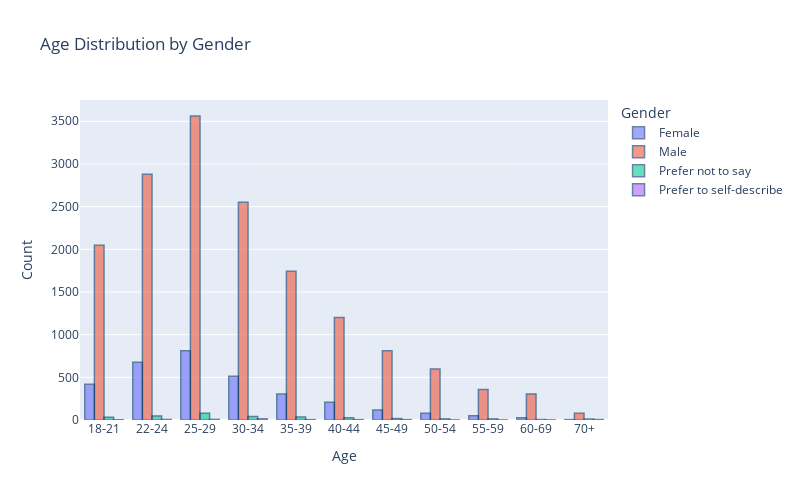

Notebook code cell kept with this figure:
### Markdown cell above
### Visualizing Age distribution of all respondents with gender

### Code cell
# age and gender:
age_gender = df.loc[:,["age", "gender"]].groupby(["age", "gender"]).size().reset_index()
age_gender.columns = ["Age", "Gender", "Count"]
fig = px.bar(age_gender, x='Age', y='Count', color="Gender", 
             barmode='group', title ="Age Distribution by Gender", 
             height=500, width=800)
fig.update_traces(marker_line_color='rgb(9,50,100)',
                  marker_line_width=1.5, opacity=0.6)
fig.show()

### Figure 1 — Plotly figure (JSON) as saved in the notebook; plotly's stock layout.template omitted (floating-point values rounded to 4 significant figures)
{"data": [{"alignmentgroup": "True", "hovertemplate": "Gender=Female<br>Age=%{x}<br>Count=%{y}<extra></extra>", "legendgroup": "Female", "marker": {"color": "#636efa", "line": {"color": "rgb(9,50,100)", "width": 1.5}}, "name": "Female", "offsetgroup": "Female", "opacity": 0.6, "orientation": "v", "showlegend": true, "textposition": "auto", "type": "bar", "x": ["18-21", "22-24", "25-29", "30-34", "35-39", "40-44", "45-49", "50-54", "55-59", "60-69", "70+"], "xaxis": "x", "y": [419, 678, 810, 513, 304, 209, 118, 80, 51, 26, 4], "yaxis": "y"}, {"alignmentgroup": "True", "hovertemplate": "Gender=Male<br>Age=%{x}<br>Count=%{y}<extra></extra>", "legendgroup": "Male", "marker": {"color": "#EF553B", "line": {"color": "rgb(9,50,100)", "width": 1.5}}, "name": "Male", "offsetgroup": "Male", "opacity": 0.6, "orientation": "v", "showlegend": true, "textposition": "auto", "type": "bar", "x": ["18-21", "22-24", "25-29", "30-34", "35-39", "40-44", "45-49", "50-54", "55-59", "60-69", "70+"], "xaxis": "x", "y": [2049, 2880, 3562, 2552, 1743, 1201, 810, 598, 357, 306, 80], "yaxis": "y"}, {"alignmentgroup": "True", "hovertemplate": "Gender=Prefer not to say<br>Age=%{x}<br>Count=%{y}<extra></extra>", "legendgroup": "Prefer not to say", "marker": {"color": "#00cc96", "line": {"color": "rgb(9,50,100)", "width": 1.5}}, "name": "Prefer not to say", "offsetgroup": "Prefer not to say", "opacity": 0.6, "orientation": "v", "showlegend": true, "textposition": "auto", "type": "bar", "x": ["18-21", "22-24", "25-29", "30-34", "35-39", "40-44", "45-49", "50-54", "55-59", "60-69", "70+"], "xaxis": "x", "y": [31, 46, 79, 42, 36, 25, 17, 13, 13, 5, 11], "yaxis": "y"}, {"alignmentgroup": "True", "hovertemplate": "Gender=Prefer to self-describe<br>Age=%{x}<br>Count=%{y}<extra></extra>", "legendgroup": "Prefer to self-describe", "marker": {"color": "#ab63fa", "line": {"color": "rgb(9,50,100)", "width": 1.5}}, "name": "Prefer to self-describe", "offsetgroup": "Prefer to self-describe", "opacity": 0.6, "orientation": "v", "showlegend": true, "textposition": "auto", "type": "bar", "x": ["18-21", "22-24", "25-29", "30-34", "35-39", "40-44", "45-49", "50-54", "55-59", "60-69", "70+"], "xaxis": "x", "y": [3, 6, 7, 13, 4, 4, 4, 1, 1, 1, 5], "yaxis": "y"}], "layout": {"barmode": "group", "height": 500, "legend": {"title": {"text": "Gender"}, "tracegroupgap": 0}, "title": {"text": "Age Distribution by Gender"}, "width": 800, "xaxis": {"anchor": "y", "domain": [0, 1], "title": {"text": "Age"}}, "yaxis": {"anchor": "x", "domain": [0, 1], "title": {"text": "Count"}}}}
